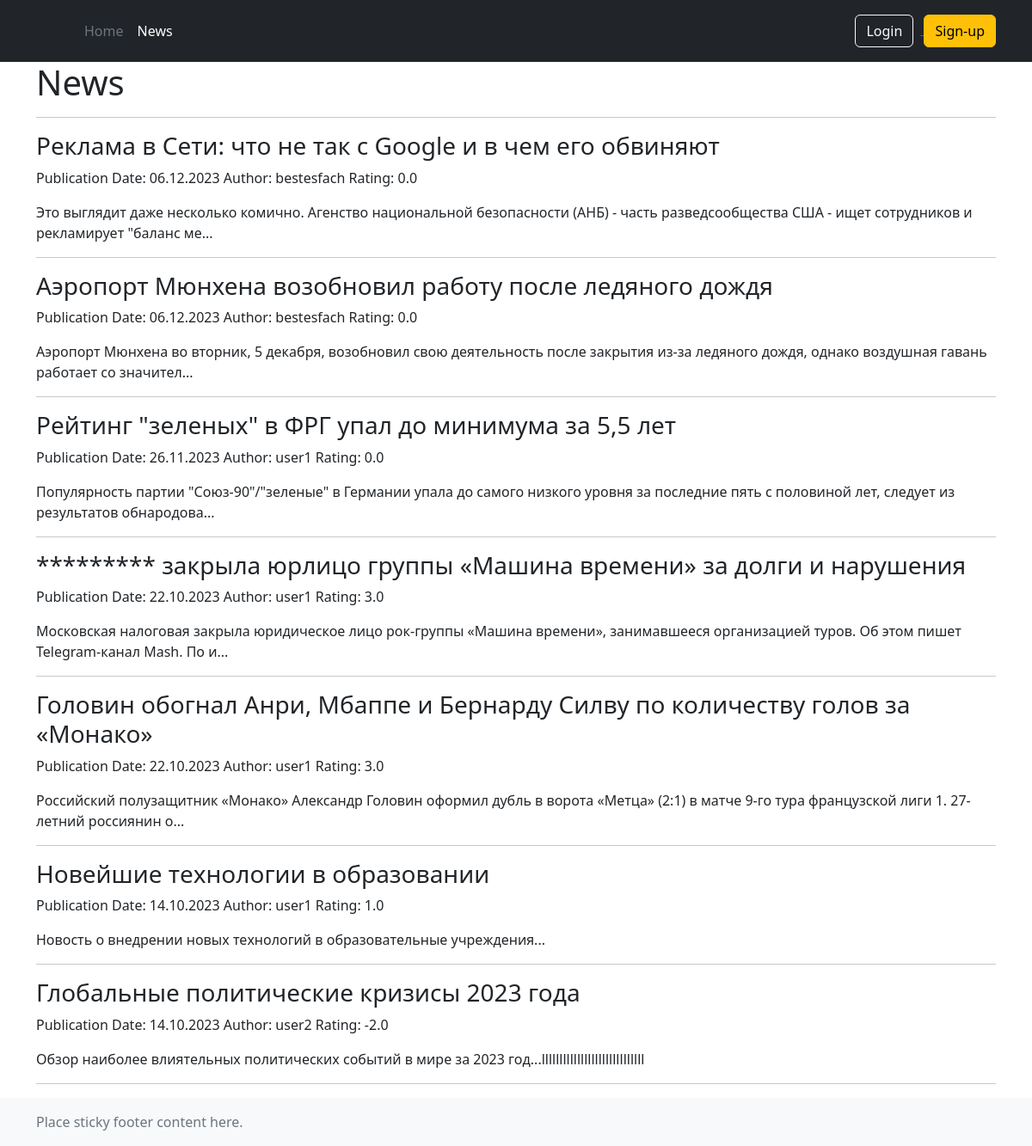
Before: /news/ with the older database file.
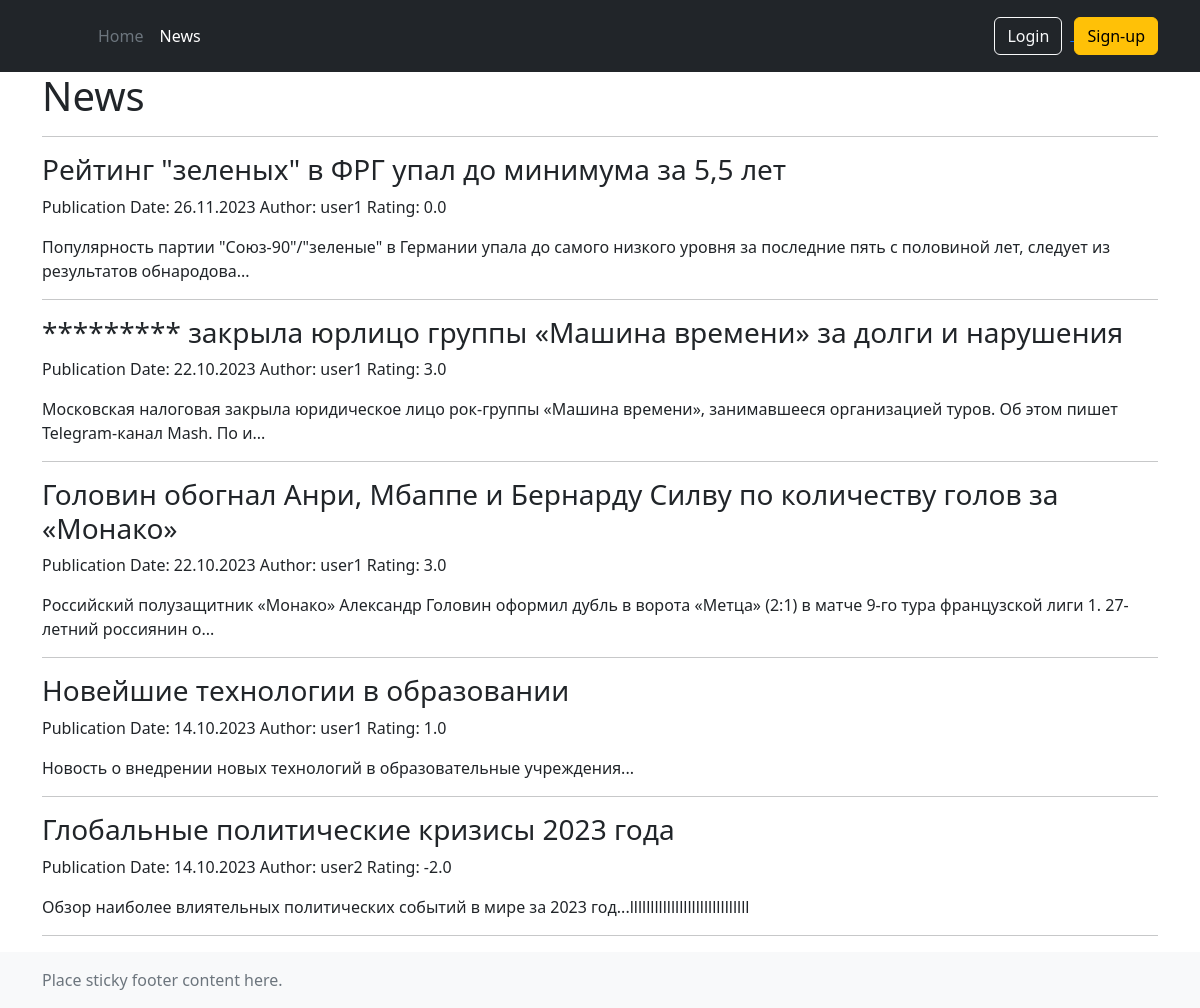
After: the same page with the newer database file.
### news/models.py (models this page shows, shortened)
class Post(models.Model):
    article = 'A'
    news = 'N'
    TYPES = [
        (article, 'Статья'),
        (news, 'Новость'),
    ]
    author = models.ForeignKey(Author, on_delete=models.CASCADE)
    news_type = models.CharField(max_length=1, choices=TYPES, default=article)
    created_at = models.DateTimeField(auto_now_add=True)
    categories = models.ManyToManyField(Category, through='PostCategory')
    title = models.CharField(max_length=255)
    content = models.TextField()
    rating = models.FloatField(default=0.0)
    views = models.IntegerField(default=0)
    likes = models.ManyToManyField(User, related_name='liked_posts')
    dislikes = models.ManyToManyField(User, related_name='disliked_posts')

class Author(models.Model):
    user = models.OneToOneField(User, on_delete=models.CASCADE)
    rating = models.FloatField(default=0.0)
    def __str__(self):
        return self.user.get_full_name() or self.user.username

### news/views.py (the view)
# urls.py: path('', NewsList.as_view(), name='news_list'),  # Matches the root URL ('/news/') and uses the NewsList view
class NewsList(ListView):
    model = Post
    template_name = 'news/news.html'
    context_object_name = 'news'
    queryset = Post.objects.order_by('-created_at')
    paginate_by = 10
    def get_queryset(self):
        return Post.objects.order_by('-created_at')

### news/templatetags/censor_filters.py (called while the page is built)
@register.filter(name='censor')
def censor(value):
    unwanted_words = ["черт", "дурак", "Налоговая"]
    for word in unwanted_words:
        value = value.replace(word, '*' * len(word))
    return value

### templates/news/news.html (shortened to what this page needs)
{% extends 'base.html' %}
{% load censor_filters %}
{% block content %}
<h1>News</h1>
<hr>
{% for article in news %}
<div class="news-item">
    <h3><a href="{% url 'news_detail' article.id %}">{{ article.title|censor }}</a></h3>
    <p>Publication Date: {{ article.created_at|date:"d.m.Y" }} Author: {{ article.author }} Rating: {{ article.rating }}</p>
    <p>{{ article.content|slice:":150" |censor }}{% if article.content|length > 150 %}...{% endif %}</p>
</div>
<hr>
{% endfor %}
{% endblock content %}

### templates/base.html (shortened to what this page needs)
<!DOCTYPE html>
<html lang="en">
<head>
<link href="https://cdn.jsdelivr.net/npm/bootstrap@5.2.3/dist/css/bootstrap.min.css" rel="stylesheet">
<link rel="stylesheet" href="https://cdnjs.cloudflare.com/ajax/libs/font-awesome/5.15.4/css/all.min.css">
<link rel="stylesheet" href="assets/css/style.css">
</head>
<body>
{% include './layout/parts/header.html' %}
<div class="container">
 {% block content %}
 {% endblock content %}
</div>
{% include './layout/parts/footer.html' %}
</body>
</html>

### templates/layout/parts/header.html (shortened to what this page needs)
<header class="p-3 text-bg-dark">
	<div class="container">
		<div class="d-flex flex-wrap align-items-center justify-content-center justify-content-lg-start">
			<a href="/" class="d-flex align-items-center mb-2 mb-lg-0 text-white text-decoration-none">
				<svg class="bi me-2" width="40" height="32" role="img" aria-label="Bootstrap"><use xlink:href="#bootstrap"/></svg>
			</a>
			<ul class="nav col-12 col-lg-auto me-lg-auto mb-2 justify-content-center mb-md-0">
				<li><a href="/" class="nav-link px-2 text-secondary">Home</a></li>
				<li><a href="/news/" class="nav-link px-2 text-white">News</a></li>
			</ul>
			<div class="text-end">
				{% if user.is_authenticated %}
					<span>Welcome, {{ user.username }}</span>
					<a href="/sign/logout/">
						<button type="button" class="btn btn-outline-light me-2">Logout</button>
					</a>
				{% else %}
					<a href="/sign/login/">
						<button type="button" class="btn btn-outline-light me-2">Login</button>
					</a>
					<a href="/sign/signup/">
						<button type="button" class="btn btn-warning">Sign-up</button>
					</a>
				{% endif %}
			</div>
		</div>
	</div>
 </header>

### templates/layout/parts/footer.html
<footer class="footer mt-auto py-3 bg-light">
	<div class="container">
		<span class="text-muted">Place sticky footer content here.</span>
	</div>
 </footer>

### templates/news/news.html (style rules this page uses)
.news-item h3 a { text-decoration: none; color: inherit; }

Changed rows visible on the page:
removed Post: title|censor "Реклама в Сети: что не так с Google и в чем его обвиняют", created_at "06.12.2023", author "bestesfach", rating "0.0", content|censor "Это выглядит даже несколько комично. Агенство национальной безопасности (АНБ) - часть разведсообщества США - ищет сотрудников и рекламирует \"баланс ме"
removed Post: title|censor "Аэропорт Мюнхена возобновил работу после ледяного дождя", created_at "06.12.2023", author "bestesfach", rating "0.0", content|censor "Аэропорт Мюнхена во вторник, 5 декабря, возобновил свою деятельность после закрытия из-за ледяного дождя, однако воздушная гавань работает со значител"
